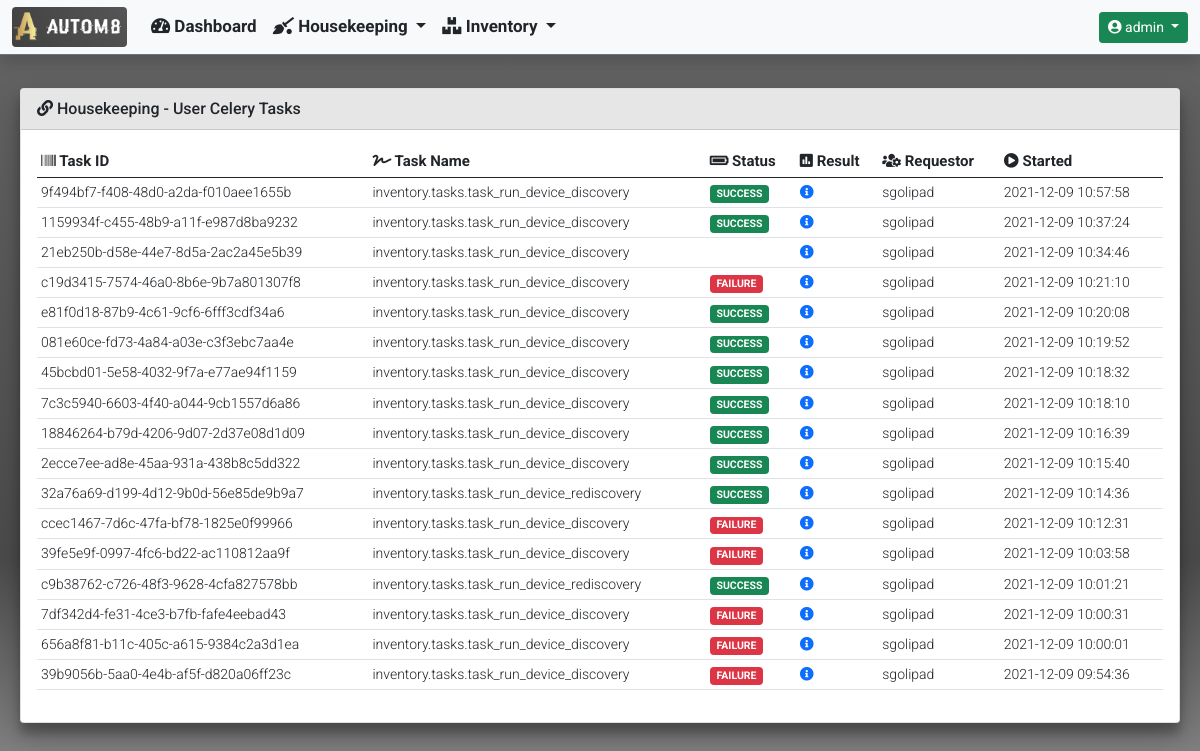
The app's page /housekeeping/ (signed in) with its own data.
### housekeeping/models.py (models this page shows)
class CeleryUserJobResults(models.Model):
    task_id = models.UUIDField(
        primary_key=True,
        default=uuid.uuid4,
        max_length=255
    )
    task_name = models.CharField(max_length=255)
    task_status = models.CharField(max_length=255)
    task_result = models.JSONField(null=True)
    task_requested_by = models.CharField(max_length=255)
    start_time = models.DateTimeField()

### housekeeping/views.py (the view)
def housekeeping_celery_user_tasks(request):
    tasks_list = CeleryUserJobResults.objects.all().order_by('-start_time')
    context = {
            'title': 'Housekeeping - Celery User Tasks',
            'card_header': 'Housekeeping - User Celery Tasks',
            'data': {
                'tasks_list': tasks_list
            }
        }
    if tasks.stats():
        data = {
            'celery_information': {
                'celery_statistics': tasks.stats(),
                'registered_tasks': tasks.registered_tasks()[hostname],
                'scheduled_tasks': tasks.scheduled()[hostname],
                'active_tasks': tasks.active()[hostname],
                'reserved_tasks': tasks.reserved()
            }
        }
        context['data'].update(data)
        return render(
            request,
            'housekeeping/housekeeping_celery_user_tasks.html',
            context
        )
    else:
        return render(
                request,
                'housekeeping/housekeeping_celery_user_tasks.html',
                context
            )

### templates/housekeeping/housekeeping_celery_user_tasks.html (shortened to what this page needs)
{% extends "base_template/base.html"%}
{% block content %}
{% if data.tasks_list %}
<div class="col-md-12">
    <div class="table-responsive rounded">
        <table id="celery_completed_tasks" class="table table-hover table-sm" style="width:100%">
            <thead>
                <tr>
                    <th><i class="fas fa-barcode"></i> Task ID</th>
                    <th><i class="fas fa-signature"></i> Task Name</th>
                    <th><i class="fas fa-battery-full"></i> Status</th>
                    <th><i class="fas fa-poll"></i> Result</th>
                    <th><i class="fas fa-users-cog"></i> Requestor</th>
                    <th><i class="fas fa-play-circle"></i> Started</th>
                </tr>
            </thead>
            <tbody>
                {% for completed_task in data.tasks_list %}
                <tr>
                    <td>{{ completed_task.task_id }}</td>
                    <td>{{ completed_task.task_name }}</td>
                    <td>
                        {% if 'SUCCESS' in completed_task.task_status %}
                            <span class="badge bg-success">{{ completed_task.task_status }}</span>
                        {% else %}
                            <span class="badge bg-danger">{{ completed_task.task_status }}</span>
                        {% endif %}
                    </td>
                    <td>
                        <a href="#" data-bs-toggle="modal" data-bs-target="#task_result_modal_{{ completed_task.task_id }}">
                            <i class="fas fa-info-circle"></i>
                        </a>
                    </td>
                    <td>{{ completed_task.task_requested_by }}</td>
                    <td>{{ completed_task.start_time|date:"Y-m-d H:i:s" }}</td>
                </tr>
                {% endfor %}
            </tbody>
        </table>
    </div>
</div>
{% endif %}
{% endblock %}

### templates/navbar/navbar.html (shortened to what this page needs)
{% load static %}
{% if user.is_authenticated %}
<nav class="navbar navbar-expand-md navbar-light bg-light fixed-top border-bottom border-secondary shadow">
  <div class="container-fluid">
    <a class="navbar-brand" href="#">
      <img class="rounded" src="{% static 'images/logos/portal_logo.png' %}" width="115" height="40">
    </a>
    <div class="collapse navbar-collapse" id="navbarCollapse">
      <ul class="navbar-nav me-auto mb-2 mb-md-0">
        <li class="nav-item">
          <a class="nav-link text-dark" href="{% url 'dashboard:dashboard' %}">
            <i class="fas fa-tachometer-alt"></i>
            Dashboard
          </a>
        </li>
        <li class="nav-item dropdown">
          <a class="nav-link dropdown-toggle text-dark" href="#" id="InventoryDropdown" role="button"
            data-bs-toggle="dropdown" aria-expanded="false">
            <i class="fas fa-quidditch"></i>
            Housekeeping
          </a>
        </li>
        <li class="nav-item dropdown">
          <a class="nav-link dropdown-toggle text-dark" href="#" id="InventoryDropdown" role="button"
            data-bs-toggle="dropdown" aria-expanded="false">
            <i class="fas fa-boxes"></i>
            Inventory
          </a>
        </li>
      </ul>
      <div class="dropdown">
        <a class="btn btn-sm btn-success dropdown-toggle" href="#" role="button" id="UserProfileDropdown"
          data-bs-toggle="dropdown" aria-expanded="false">
          <i class="fas fa-user-circle"></i>
          {{ user.username }}
        </a>
      </div>
    </div>
  </div>
</nav>
{% endif %}

### static/css/custom.css (style rules this page uses)
nav { font-family: 'Roboto', sans-serif; font-weight: 700; font-size: 17px; height: 55px; top: 0; }
body { font-family: 'Roboto', sans-serif; font-weight: 400; font-size: 14px; overflow-y: scroll; min-height: 70rem; padding-top: 5rem; height: 100%; background: linear-gradient(to top, #e6e6e6, #4b4b4b, #656565) }
th { font-family: 'Roboto', sans-serif; font-weight: 700; font-size: 15px; }
td { font-family: 'Roboto', sans-serif; font-weight: 300; font-size: 14px; }

### records on screen
CeleryUserJobResults: task_id "9f494bf7-f408-48d0-a2da-f010aee1655b", task_name "inventory.tasks.task_run_device_discovery", task_status "SUCCESS", task_requested_by "sgolipad", start_time "2021-12-09 10:57:58"
CeleryUserJobResults: task_id "1159934f-c455-48b9-a11f-e987d8ba9232", task_name "inventory.tasks.task_run_device_discovery", task_status "SUCCESS", task_requested_by "sgolipad", start_time "2021-12-09 10:37:24"
CeleryUserJobResults: task_id "21eb250b-d58e-44e7-8d5a-2ac2a45e5b39", task_name "inventory.tasks.task_run_device_discovery", task_requested_by "sgolipad", start_time "2021-12-09 10:34:46"
CeleryUserJobResults: task_id "c19d3415-7574-46a0-8b6e-9b7a801307f8", task_name "inventory.tasks.task_run_device_discovery", task_status "FAILURE", task_requested_by "sgolipad", start_time "2021-12-09 10:21:10"
CeleryUserJobResults: task_id "e81f0d18-87b9-4c61-9cf6-6fff3cdf34a6", task_name "inventory.tasks.task_run_device_discovery", task_status "SUCCESS", task_requested_by "sgolipad", start_time "2021-12-09 10:20:08"
CeleryUserJobResults: task_id "081e60ce-fd73-4a84-a03e-c3f3ebc7aa4e", task_name "inventory.tasks.task_run_device_discovery", task_status "SUCCESS", task_requested_by "sgolipad", start_time "2021-12-09 10:19:52"
CeleryUserJobResults: task_id "45bcbd01-5e58-4032-9f7a-e77ae94f1159", task_name "inventory.tasks.task_run_device_discovery", task_status "SUCCESS", task_requested_by "sgolipad", start_time "2021-12-09 10:18:32"
CeleryUserJobResults: task_id "7c3c5940-6603-4f40-a044-9cb1557d6a86", task_name "inventory.tasks.task_run_device_discovery", task_status "SUCCESS", task_requested_by "sgolipad", start_time "2021-12-09 10:18:10"
CeleryUserJobResults: task_id "18846264-b79d-4206-9d07-2d37e08d1d09", task_name "inventory.tasks.task_run_device_discovery", task_status "SUCCESS", task_requested_by "sgolipad", start_time "2021-12-09 10:16:39"
CeleryUserJobResults: task_id "2ecce7ee-ad8e-45aa-931a-438b8c5dd322", task_name "inventory.tasks.task_run_device_discovery", task_status "SUCCESS", task_requested_by "sgolipad", start_time "2021-12-09 10:15:40"
CeleryUserJobResults: task_id "32a76a69-d199-4d12-9b0d-56e85de9b9a7", task_name "inventory.tasks.task_run_device_rediscovery", task_status "SUCCESS", task_requested_by "sgolipad", start_time "2021-12-09 10:14:36"
CeleryUserJobResults: task_id "ccec1467-7d6c-47fa-bf78-1825e0f99966", task_name "inventory.tasks.task_run_device_discovery", task_status "FAILURE", task_requested_by "sgolipad", start_time "2021-12-09 10:12:31"
CeleryUserJobResults: task_id "39fe5e9f-0997-4fc6-bd22-ac110812aa9f", task_name "inventory.tasks.task_run_device_discovery", task_status "FAILURE", task_requested_by "sgolipad", start_time "2021-12-09 10:03:58"
CeleryUserJobResults: task_id "c9b38762-c726-48f3-9628-4cfa827578bb", task_name "inventory.tasks.task_run_device_rediscovery", task_status "SUCCESS", task_requested_by "sgolipad", start_time "2021-12-09 10:01:21"
CeleryUserJobResults: task_id "7df342d4-fe31-4ce3-b7fb-fafe4eebad43", task_name "inventory.tasks.task_run_device_discovery", task_status "FAILURE", task_requested_by "sgolipad", start_time "2021-12-09 10:00:31"
CeleryUserJobResults: task_id "656a8f81-b11c-405c-a615-9384c2a3d1ea", task_name "inventory.tasks.task_run_device_discovery", task_status "FAILURE", task_requested_by "sgolipad", start_time "2021-12-09 10:00:01"
CeleryUserJobResults: task_id "39b9056b-5aa0-4e4b-af5f-d820a06ff23c", task_name "inventory.tasks.task_run_device_discovery", task_status "FAILURE", task_requested_by "sgolipad", start_time "2021-12-09 09:54:36"

### other values on screen
{{ user.username }} "admin"
{{ card_header }} "Housekeeping - User Celery Tasks"
